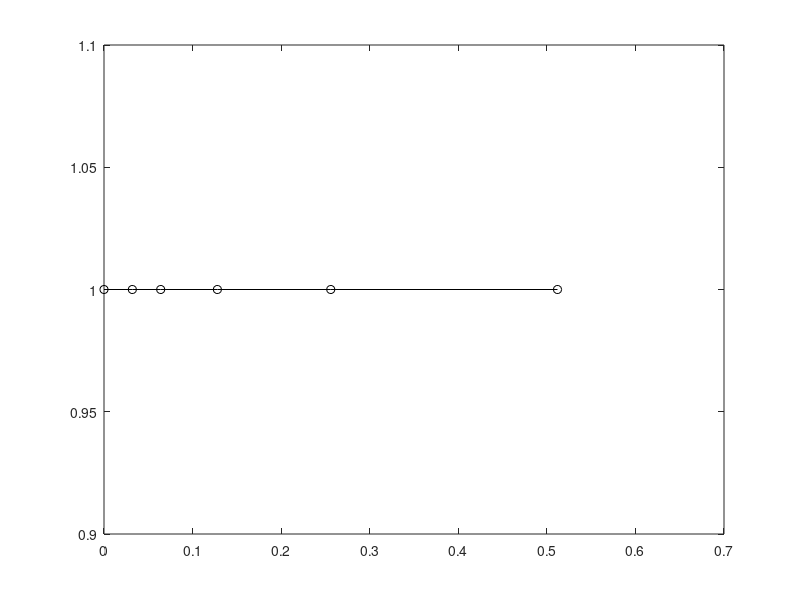

Write the MATLAB code that produced this figure. (Note: this script raises an error after producing the figure.)
% test_confMap.m

% Define the set of coherences and their relative sampling frequencies.
% This is effectively the prior over difficulty

% choose coherence set. Thesea are drift rates really (so k*c).
c = [0;.5];
c = [-1:.1:1]';
c = [0 logspace(log10(.032),log10(.512),5)]'
% c = linspace(.1,2,6)'


% weights on the coherences.
% w = normpdf(c,0,.5)
w = ones(size(c));
% w = normpdf(c,1,.5)

figure(1), clf
plot(c,w,'k-o')

% call the function
[pSet,M] = confMap(c,w)


figure(2), clf
imagesc(M.CMAP)

M.c

